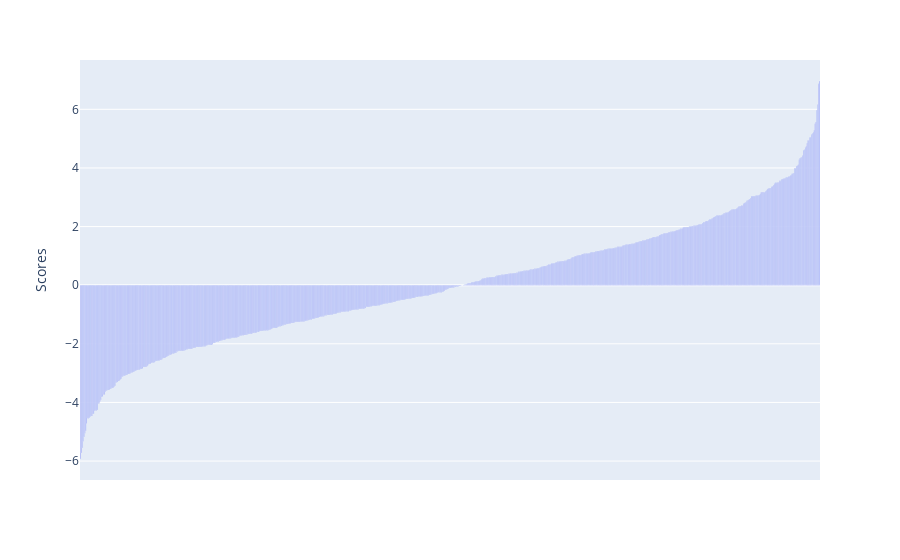

Here is the notebook cell this chart was saved with:
### Code cell
ranked_df = ranked_df.sort_values(by='Scores')
fig = px.bar(data_frame=ranked_df, x=ranked_df.Names, y=ranked_df.Scores)
fig.update_layout(yaxis={'categoryorder':'total ascending'})
fig.update_xaxes(visible=False)
fig.show()
fig.write_html(file='docs/tier_list.html',full_html=True, include_plotlyjs='cdn')
pio.write_image(fig, 'images/tier_list.png', format='png')

### Figure 1 — Plotly figure (JSON) as saved in the notebook; plotly's stock layout.template omitted (floating-point values rounded to 4 significant figures; data arrays with more than 128 entries replaced by an {"elided": "..."} marker saying what was removed)
{"data": [{"alignmentgroup": "True", "hovertemplate": "Names=%{x}<br>Scores=%{y}<extra></extra>", "legendgroup": "", "marker": {"color": "#636efa", "pattern": {"shape": ""}}, "name": "", "offsetgroup": "", "orientation": "v", "showlegend": false, "textposition": "auto", "type": "bar", "x": {"elided": "836 str values"}, "xaxis": "x", "y": {"elided": "836 float values"}, "yaxis": "y"}], "layout": {"barmode": "relative", "legend": {"tracegroupgap": 0}, "margin": {"t": 60}, "xaxis": {"anchor": "y", "domain": [0, 1], "title": {"text": "Names"}, "visible": false}, "yaxis": {"anchor": "x", "categoryorder": "total ascending", "domain": [0, 1], "title": {"text": "Scores"}}}}
